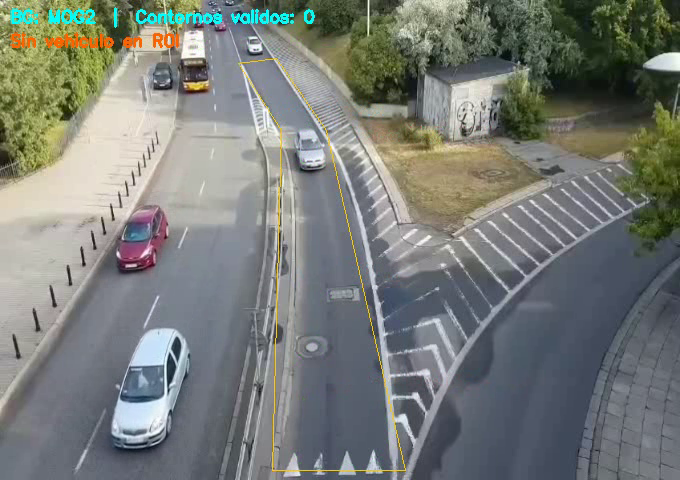
#> input picture frame 9 of video_contorno.mp4, 680 x 480 px, given in place of video.mp4, which was not available
$ python mascara.py
#> lines starting #> are read from the running program, lines starting #| are printed output that depends on the picture; after the words box and inside, x2 and y2 are one past the last pixel; in counts of white or black regions, pixels touching at a corner belong together; pictures that were not available may be replaced by others from this repository, and a replacement may not be noted
import cv2
import numpy as np

# ── Parámetros ideales (fijos) ─────────────────────────────────────────────────
CONTRASTE   = 1.4
GAMMA       = 0.1
BLUR_VAL    = 0
NUEVO_ANCHO = 680
NUEVO_ALTO  = 480

# ── Parámetros morfológicos (ajusta según lo que encontraste) ──────────────────
BG_METODO    = 'MOG2'
MORFO_OP     = 3          # 0=Erosion 1=Dilatacion 2=Apertura 3=Cierre
KERNEL_FORMA = 1          # 0=Rect 1=Elipse 2=Cruz
KERNEL_SIZE  = 7
ITERACIONES  = 2
AREA_MIN     = 800        # área mínima en px² para considerar un contorno como vehículo

# ── Polígono ROI ───────────────────────────────────────────────────────────────
puntos_roi = np.array([
    [238,  63],
    [276,  58],
    [326, 130],
    [405, 470],
    [272, 470],
    [281, 130],
], dtype=np.int32)

mascara_roi = np.zeros((NUEVO_ALTO, NUEVO_ANCHO), dtype=np.uint8)
cv2.fillPoly(mascara_roi, [puntos_roi], 255)
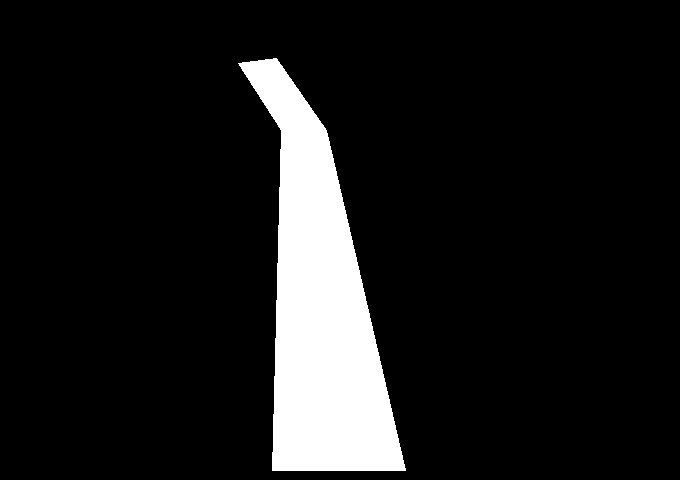
#> mascara_roi: shape (480, 680); 10.3% white; 1 white region, box (x1, y1, x2, y2) and area: (238, 58, 406, 471) 33755
x_bb, y_bb, w_bb, h_bb = cv2.boundingRect(puntos_roi)

# ── Tabla gamma ────────────────────────────────────────────────────────────────
tabla_gamma = np.array([
    np.clip(((i / 255.0) ** (1.0 / GAMMA)) * 255, 0, 255)
    for i in range(256)
], dtype=np.uint8)

# ── Sustractores de fondo ──────────────────────────────────────────────────────
sustractor_MOG2 = cv2.createBackgroundSubtractorMOG2(
    history=500, varThreshold=50, detectShadows=True
)
sustractor_KNN = cv2.createBackgroundSubtractorKNN(
    history=500, dist2Threshold=400.0, detectShadows=True
)
sustractor = sustractor_MOG2 if BG_METODO == 'MOG2' else sustractor_KNN


# ══════════════════════════════════════════════════════════════════════════════
# FUNCIONES BASE
# ══════════════════════════════════════════════════════════════════════════════

def preprocesar_frame(frame):
    frame_r = cv2.resize(frame, (NUEVO_ANCHO, NUEVO_ALTO))
    gris = cv2.cvtColor(frame_r, cv2.COLOR_BGR2GRAY)
    gris = np.clip(gris.astype(np.float32) * CONTRASTE, 0, 255).astype(np.uint8)
    gris = cv2.LUT(gris, tabla_gamma)
    return frame_r, gris


def obtener_mascara_fg(gris):
    """BG subtraction + eliminar sombras + restricción al ROI."""
    fg = sustractor.apply(gris)
    _, fg = cv2.threshold(fg, 200, 255, cv2.THRESH_BINARY)
    fg = cv2.bitwise_and(fg, fg, mask=mascara_roi)
    return fg


def aplicar_morfologia(mascara):
    """Limpieza morfológica con los parámetros fijos encontrados."""
    shapes = {0: cv2.MORPH_RECT, 1: cv2.MORPH_ELLIPSE, 2: cv2.MORPH_CROSS}
    ops    = {0: cv2.MORPH_ERODE, 1: cv2.MORPH_DILATE, 2: cv2.MORPH_OPEN, 3: cv2.MORPH_CLOSE}
    k = KERNEL_SIZE if KERNEL_SIZE % 2 == 1 else KERNEL_SIZE + 1
    kernel = cv2.getStructuringElement(shapes[KERNEL_FORMA], (k, k))
    return cv2.morphologyEx(mascara, ops[MORFO_OP], kernel, iterations=ITERACIONES)


# ══════════════════════════════════════════════════════════════════════════════
# DETECCIÓN DE CONTORNOS Y CENTROIDE
# ══════════════════════════════════════════════════════════════════════════════

def detectar_vehiculo(mascara_limpia):
    """
    Encuentra todos los contornos externos en la máscara limpia.
    Selecciona el contorno de MAYOR área como el vehículo principal.
    Calcula el centroide usando momentos de imagen (cv2.moments).

    Retorna:
        contorno_principal : np.ndarray o None
        centroide          : (cx, cy) en coordenadas del frame completo, o None
        todos_contornos    : lista de todos los contornos detectados
        area_principal     : float, área del contorno principal
    """
    # ── 1. Encontrar contornos externos ───────────────────────────────────────
    # cv2.RETR_EXTERNAL  : solo contornos externos (ignora huecos internos)
    # cv2.CHAIN_APPROX_SIMPLE : comprime segmentos rectos, ahorra memoria
    contornos, _ = cv2.findContours(
        mascara_limpia,
        cv2.RETR_EXTERNAL,
        cv2.CHAIN_APPROX_SIMPLE
    )

    # Filtrar contornos por área mínima
    contornos_validos = [c for c in contornos if cv2.contourArea(c) >= AREA_MIN]

    if not contornos_validos:
        return None, None, [], 0.0

    # ── 2. Seleccionar el contorno principal (mayor área = vehículo) ──────────
    contorno_principal = max(contornos_validos, key=cv2.contourArea)
    area_principal     = cv2.contourArea(contorno_principal)

    # ── 3. Calcular centroide con momentos de imagen ──────────────────────────
    #
    # cv2.moments(contorno) devuelve un diccionario con los momentos espaciales:
    #   m00 = área del contorno
    #   m10 = suma de coordenadas x ponderadas
    #   m01 = suma de coordenadas y ponderadas
    #
    # Centroide: cx = m10 / m00
    #            cy = m01 / m00
    #
    momentos = cv2.moments(contorno_principal)

    centroide = None
    if momentos['m00'] != 0:
        cx = int(momentos['m10'] / momentos['m00'])
        cy = int(momentos['m01'] / momentos['m00'])
        centroide = (cx, cy)

    return contorno_principal, centroide, contornos_validos, area_principal


def dibujar_resultado(frame_color, contorno_principal, centroide,
                      todos_contornos, area_principal, rastro):
    """
    Dibuja sobre el frame:
      - Todos los contornos válidos en verde claro
      - Contorno principal del vehículo en verde brillante
      - Bounding box del contorno principal en azul
      - Cruz + círculo en el centroide
      - Rastro de posiciones anteriores del centroide
      - Información numérica en pantalla
    """
    display = frame_color.copy()

    # Polígono ROI de referencia
    cv2.polylines(display, [puntos_roi], isClosed=True,
                  color=(0, 200, 255), thickness=1)

    if todos_contornos:
        # Todos los contornos válidos (verde tenue)
        cv2.drawContours(display, todos_contornos, -1, (0, 180, 80), 1)

    if contorno_principal is not None:
        # Contorno principal del vehículo (verde brillante, grueso)
        cv2.drawContours(display, [contorno_principal], -1, (0, 255, 0), 2)

        # Bounding box en azul
        bx, by, bw, bh = cv2.boundingRect(contorno_principal)
        cv2.rectangle(display, (bx, by), (bx + bw, by + bh),
                      (255, 100, 0), 1)

        # Info de área junto al bbox
        cv2.putText(display, f'Area: {int(area_principal)} px2',
                    (bx, by - 8), cv2.FONT_HERSHEY_SIMPLEX,
                    0.45, (255, 200, 0), 1)

    if centroide is not None:
        cx, cy = centroide

        # Rastro de trayectoria: puntos anteriores con degradado de color
        for i, punto in enumerate(rastro):
            alpha = int(255 * (i + 1) / len(rastro))   # más brillante = más reciente
            cv2.circle(display, punto, 2, (0, alpha, 255 - alpha), -1)

        # Cruz del centroide
        tam_cruz = 12
        cv2.line(display,
                 (cx - tam_cruz, cy), (cx + tam_cruz, cy),
                 (0, 0, 255), 2)
        cv2.line(display,
                 (cx, cy - tam_cruz), (cx, cy + tam_cruz),
                 (0, 0, 255), 2)

        # Círculo exterior del centroide
        cv2.circle(display, (cx, cy), 6, (0, 0, 255), 2)

        # Coordenadas del centroide en pantalla
        cv2.putText(display, f'Centroide: ({cx}, {cy})',
                    (cx + 14, cy - 6), cv2.FONT_HERSHEY_SIMPLEX,
                    0.5, (0, 0, 255), 1)

    # Panel de información superior
    cv2.putText(display,
                f'BG: {BG_METODO}  |  Contornos validos: {len(todos_contornos)}',
                (10, 22), cv2.FONT_HERSHEY_SIMPLEX, 0.55, (255, 255, 0), 2)

    estado      = f'Vehiculo detectado  Area={int(area_principal)}px2' \
                  if contorno_principal is not None else 'Sin vehiculo en ROI'
    color_estado = (0, 255, 100) if contorno_principal is not None else (0, 100, 255)
    cv2.putText(display, estado,
                (10, 46), cv2.FONT_HERSHEY_SIMPLEX, 0.55, color_estado, 2)

    return display


# ══════════════════════════════════════════════════════════════════════════════
# MODO 1 — Visualización interactiva
# ══════════════════════════════════════════════════════════════════════════════
def modo_visualizacion(video_path: str):
    cap = cv2.VideoCapture(video_path)
    if not cap.isOpened():
        print(f"Error: no se pudo abrir '{video_path}'")
        return

    pausar    = False
    frame     = None
    rastro    = []
    MAX_RASTRO = 40

    print("Teclas: [P] Pausar  [R] Reiniciar  [Esc] Salir")

    while True:
        if not pausar:
            ret, frame = cap.read()
            if not ret:
                cap.set(cv2.CAP_PROP_POS_FRAMES, 0)
                rastro.clear()
                ret, frame = cap.read()
                if not ret:
                    break

        if frame is None:
            break

        frame_r, gris  = preprocesar_frame(frame)
        mascara_fg     = obtener_mascara_fg(gris)
        mascara_limpia = aplicar_morfologia(mascara_fg)

        contorno, centroide, todos, area = detectar_vehiculo(mascara_limpia)

        if centroide is not None:
            rastro.append(centroide)
            if len(rastro) > MAX_RASTRO:
                rastro.pop(0)

        display           = dibujar_resultado(frame_r, contorno, centroide, todos, area, rastro)
        mascara_recortada = mascara_limpia[y_bb:y_bb + h_bb, x_bb:x_bb + w_bb]

        cv2.imshow('Contorno y Centroide', display)
        cv2.imshow('Mascara limpia ROI',   mascara_recortada)

        key = cv2.waitKey(33) & 0xFF
        if key == 27:
            break
        elif key == ord('p'):
            pausar = not pausar
        elif key == ord('r'):
            cap.set(cv2.CAP_PROP_POS_FRAMES, 0)
            rastro.clear()

    cap.release()
    cv2.destroyAllWindows()


# ══════════════════════════════════════════════════════════════════════════════
# MODO 2 — Exportar video anotado + CSV con trayectoria del centroide
# ══════════════════════════════════════════════════════════════════════════════
# [59 lines left out: function modo_exportar, not called in this run]


# ══════════════════════════════════════════════════════════════════════════════
# ENTRY POINT
# ══════════════════════════════════════════════════════════════════════════════
if __name__ == '__main__':
    VIDEO = 'video.mp4'   # <-- cambia al nombre/ruta de tu video

    modo_visualizacion(VIDEO)
#> in modo_visualizacion, frame is the input picture: shape (480, 680, 3); mean B, G, R 119.3, 124.2, 120.3
#> in preprocesar_frame, `gris = np.clip(gris.astype(np.float32) * CONTRASTE, 0, 255).astype(np...`:
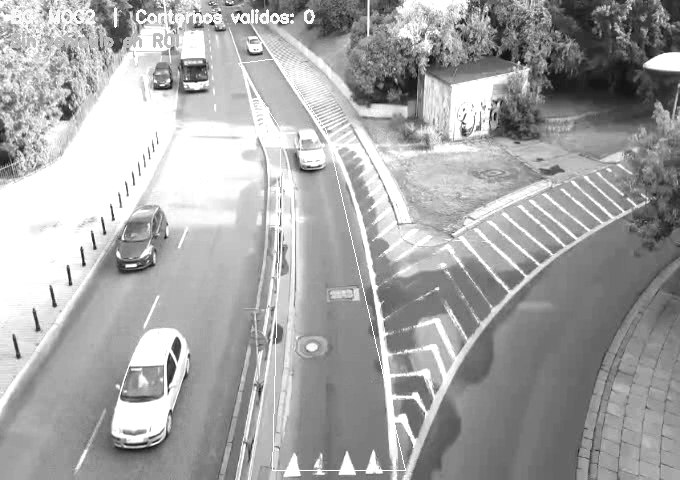
#> gris: shape (480, 680); min 11, max 255, mean 167
#> in preprocesar_frame, `gris = cv2.LUT(gris, tabla_gamma)`:
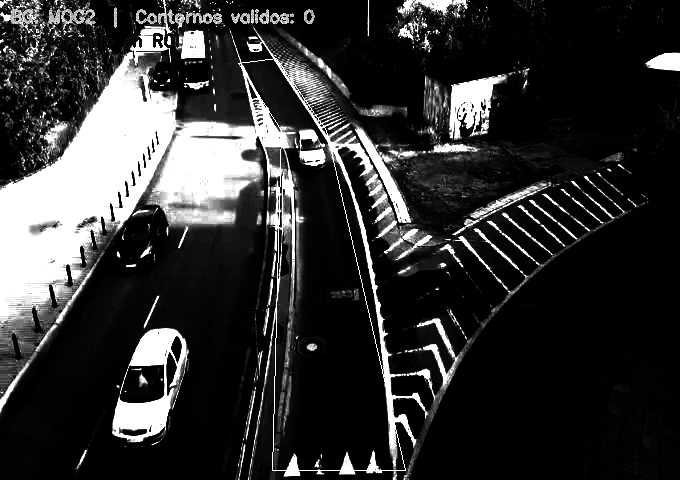
#> gris: shape (480, 680); min 0, max 255, mean 50.5
#> in obtener_mascara_fg, `fg = sustractor.apply(gris)`:
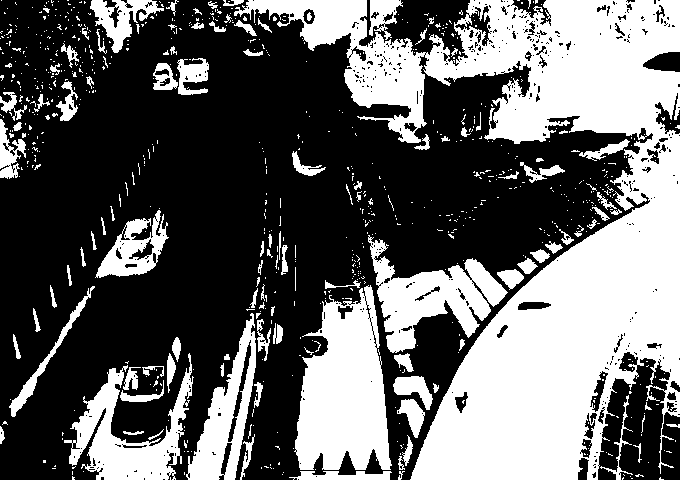
#> fg: shape (480, 680); values 127 (black) and 255 (white), 39.5% white; 783 white regions (670 under 20 px), largest, box (x1, y1, x2, y2) and area: (234, 0, 680, 480) 79527, (294, 285, 392, 470) 12264, (368, 235, 508, 353) 6718
#> in aplicar_morfologia, `return cv2.morphologyEx(mascara, ops[MORFO_OP], kernel, iterations=ITE..`:
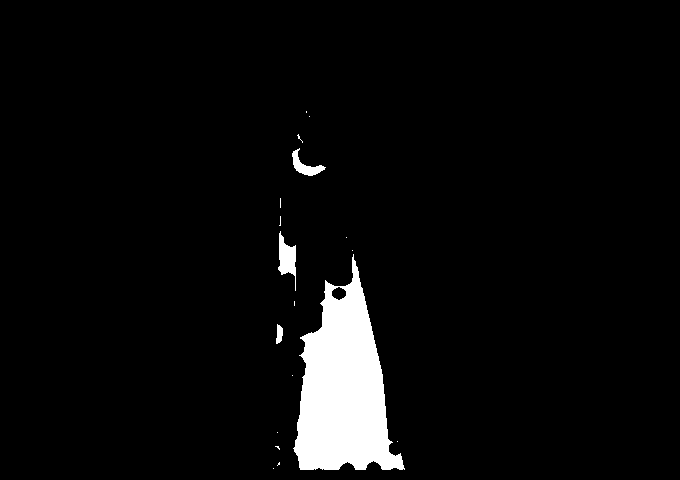
#> returned value: shape (480, 680); 4.5% white; 18 white regions (14 under 20 px)
#> in detectar_vehiculo, `contornos, _ = cv2.findContours( mascara_limpia, cv2.RETR_EXTERNAL, cv..`: contornos = 18 contours, 14 with area under 20; largest, box (x1, y1, x2, y2) and area: (293, 254, 405, 470) 13509, (278, 231, 296, 291) 472, (292, 148, 326, 176) 289, (276, 324, 283, 344) 78
#> in detectar_vehiculo, `contornos_validos = [c for c in contornos if cv2.contourArea(c) >= ARE..`: contornos_validos = 1 contour; box (x1, y1, x2, y2) and area: (293, 254, 405, 470) 13509
#> in detectar_vehiculo, `contorno_principal = max(contornos_validos, key=cv2.contourArea)`: contorno_principal = contour of 239 points, box (x1, y1, x2, y2) (293, 254, 405, 470), area 13509
#> in detectar_vehiculo, `area_principal     = cv2.contourArea(contorno_principal)`: area_principal = 13509
#> in detectar_vehiculo, `momentos = cv2.moments(contorno_principal)`: momentos = moments, m00 13509, centre m10/m00, m01/m00 = (342.9, 388.2)
#> in detectar_vehiculo, `cx = int(momentos['m10'] / momentos['m00'])`: cx = 342
#> in detectar_vehiculo, `cy = int(momentos['m01'] / momentos['m00'])`: cy = 388
#> in detectar_vehiculo, `centroide = (cx, cy)`: centroide = (342, 388)
#> in modo_visualizacion, `contorno, centroide, todos, area = detectar_vehiculo(mascara_limpia)`: contorno has the same summary as contorno_principal in detectar_vehiculo; todos has the same summary as contornos_validos in detectar_vehiculo; area = 13509
#> in dibujar_resultado, `bx, by, bw, bh = cv2.boundingRect(contorno_principal)`: bx = 293; by = 254; bw = 112; bh = 216
#> in dibujar_resultado, `cx, cy = centroide`: cx = 342; cy = 388
#> the loop in dibujar_resultado, `for i, punto in enumerate(rastro):` made 1 pass
#> (punto, alpha) on pass 1: ((342, 388), 255)
#> in dibujar_resultado, `estado      = f'Vehiculo detectado  Area={int(area_principal)}px2' \ i..`: estado = 'Vehiculo detectado  Area=13509px2'
#> in dibujar_resultado, `color_estado = (0, 255, 100) if contorno_principal is not None else (0..`: color_estado = (0, 255, 100)
#> in dibujar_resultado, `cv2.putText(display, estado, (10, 46), cv2.FONT_HERSHEY_SIMPLEX, 0.55,..`:
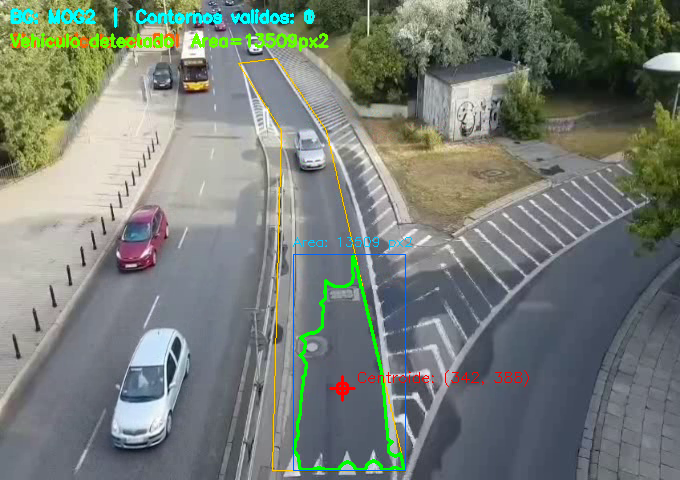
#> display: shape (480, 680, 3); mean B, G, R 118, 125.7, 118.9
#> in modo_visualizacion, `mascara_recortada = mascara_limpia[y_bb:y_bb + h_bb, x_bb:x_bb + w_bb]`:
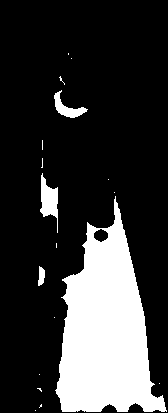
#> mascara_recortada: shape (413, 168); 21.2% white; 18 white regions (14 under 20 px), largest, box (x1, y1, x2, y2) and area: (55, 196, 167, 412) 13678, (40, 173, 58, 233) 542, (54, 90, 88, 118) 337, (38, 266, 45, 286) 100
#> (key Esc is pressed here)

    # Para exportar video anotado + CSV con la trayectoria del centroide:
    # modo_exportar(VIDEO)

$ run again, starting later in the video
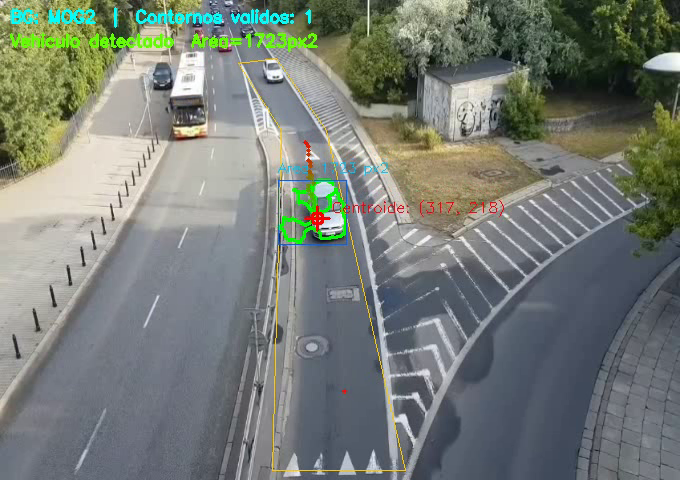
#> input picture frame 44 of video_contorno.mp4, 680 x 480 px, given in place of video.mp4, which was not available
#> mascara_roi: shape (480, 680); 10.3% white; 1 white region, box (x1, y1, x2, y2) and area: (238, 58, 406, 471) 33755
#> in modo_visualizacion, frame is the input picture: shape (480, 680, 3); mean B, G, R 117.5, 124.8, 118.6
#> in obtener_mascara_fg, `fg = sustractor.apply(gris)`:
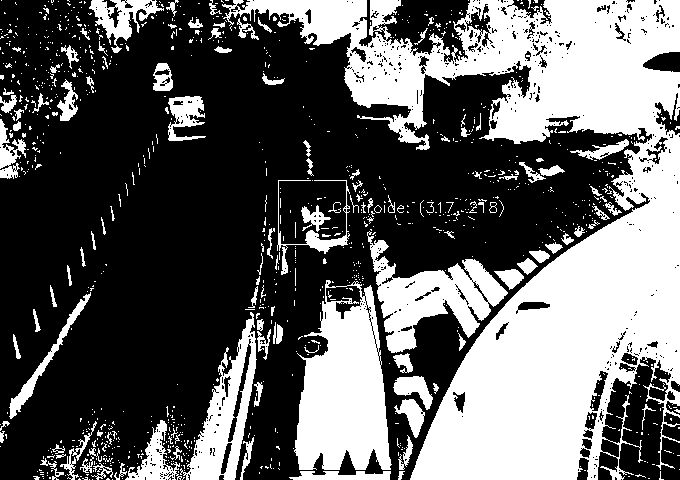
#> fg: shape (480, 680); values 127 (black) and 255 (white), 38.1% white; 1014 white regions (896 under 20 px), largest, box (x1, y1, x2, y2) and area: (222, 0, 680, 480) 80727, (294, 280, 392, 470) 12401, (367, 231, 508, 353) 6769
#> contornos = 17 contours, 12 with area under 20; largest, box (x1, y1, x2, y2) and area: (293, 262, 405, 470) 13822, (278, 197, 352, 291) 2760, (280, 140, 339, 184) 190, (262, 62, 285, 85) 134, (276, 324, 284, 344) 83
#> contornos_validos = 2 contours; box (x1, y1, x2, y2) and area: (293, 262, 405, 470) 13822, (278, 197, 352, 291) 2760
#> contorno_principal = contour of 235 points, box (x1, y1, x2, y2) (293, 262, 405, 470), area 13822
#> area_principal = 13822
#> momentos = moments, m00 13822, centre m10/m00, m01/m00 = (343.1, 388.2)
#> in detectar_vehiculo, `cx = int(momentos['m10'] / momentos['m00'])`: cx = 343
#> in detectar_vehiculo, `cy = int(momentos['m01'] / momentos['m00'])`: cy = 388
#> in detectar_vehiculo, `centroide = (cx, cy)`: centroide = (343, 388)
#> in modo_visualizacion, `contorno, centroide, todos, area = detectar_vehiculo(mascara_limpia)`: contorno has the same summary as contorno_principal in detectar_vehiculo; todos has the same summary as contornos_validos in detectar_vehiculo; area = 13822
#> bx = 293; by = 262; bw = 112; bh = 208
#> in dibujar_resultado, `cx, cy = centroide`: cx = 343; cy = 388
#> the loop in dibujar_resultado, `for i, punto in enumerate(rastro):` made 1 pass
#> (punto, alpha) on pass 1: ((343, 388), 255)
#> estado = 'Vehiculo detectado  Area=13822px2'
#> color_estado = (0, 255, 100)
#> in modo_visualizacion, `mascara_recortada = mascara_limpia[y_bb:y_bb + h_bb, x_bb:x_bb + w_bb]`:
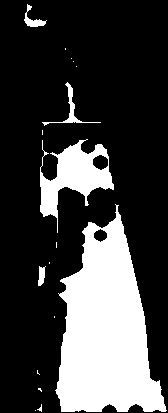
#> mascara_recortada: shape (413, 168); 25.1% white; 17 white regions (12 under 20 px), largest, box (x1, y1, x2, y2) and area: (55, 204, 167, 412) 13994, (40, 139, 114, 233) 2804, (42, 82, 101, 126) 282, (24, 4, 47, 27) 173, (38, 266, 46, 286) 107
